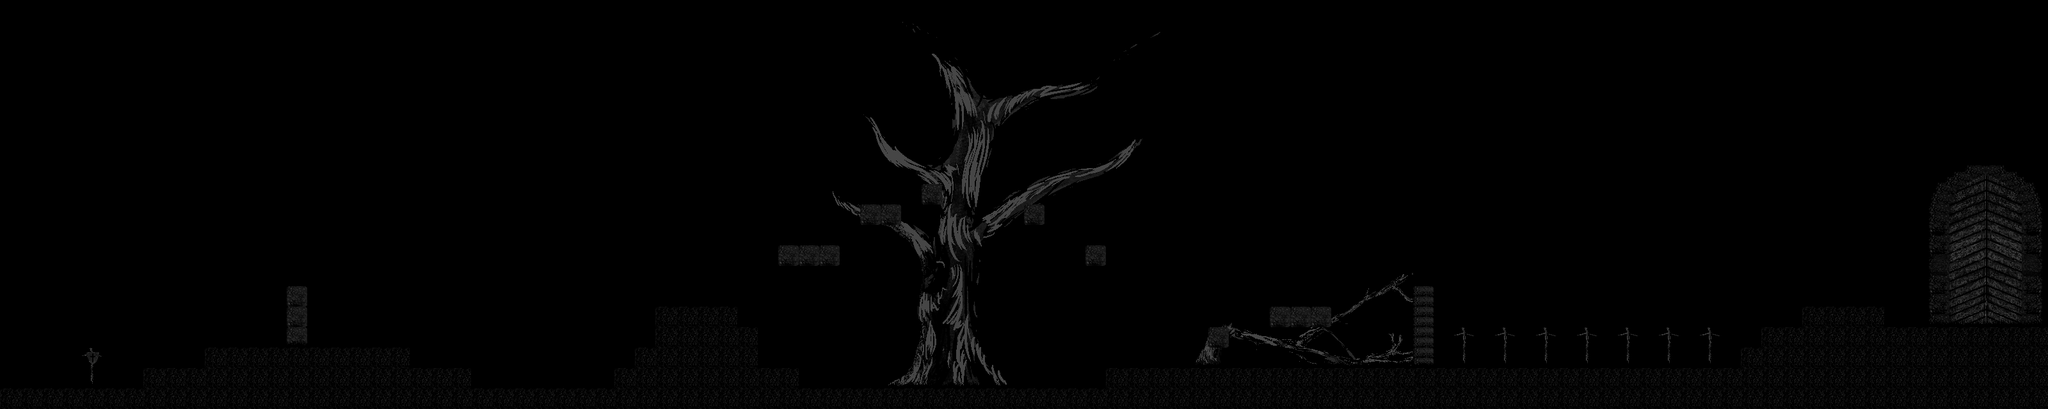

The image is a tile-based game level rendered from a .tmx file. Its description and source (layers, tilesets, objects; grid data summarised) follow:
An orthogonal 100x20 tile map with 32x32 px tiles, 4 tile layers (background2, background3, collision, background1), 4 tilesets.

<map version="1.2" tiledversion="1.3.1" orientation="orthogonal" renderorder="right-down" compressionlevel="-1" width="100" height="20" tilewidth="32" tileheight="32" infinite="0" nextlayerid="5" nextobjectid="1">
 <tileset firstgid="1" name="blocks" tilewidth="32" tileheight="32" tilecount="16" columns="4">
  <image source="blocks.png" width="128" height="128" />
 </tileset>
 <tileset firstgid="17" name="tree" tilewidth="32" tileheight="32" tilecount="418" columns="22">
  <image source="tree.png" width="731" height="638" />
 </tileset>
 <tileset firstgid="435" name="fallen_tree" tilewidth="32" tileheight="32" tilecount="55" columns="11">
  <image source="fallen_tree.png" width="359" height="166" />
 </tileset>
 <tileset firstgid="490" name="gate" tilewidth="32" tileheight="32" tilecount="48" columns="6">
  <image source="gate.png" width="192" height="276" />
 </tileset>
 <layer id="3" name="background2" width="100" height="20">
  <data>[2000 cells, 537 non-empty, 523 distinct tile ids]</data>
 </layer>
 <layer id="4" name="background3" width="100" height="20">
  <data>[2000 cells, 1 non-empty, 1 distinct tile ids]</data>
 </layer>
 <layer id="1" name="collision" width="100" height="20">
  <data>[2000 cells, 248 non-empty, 3 distinct tile ids]</data>
 </layer>
 <layer id="2" name="background1" width="100" height="20">
  <data>[2000 cells, 100 non-empty, 1 distinct tile ids]</data>
 </layer>
</map>
